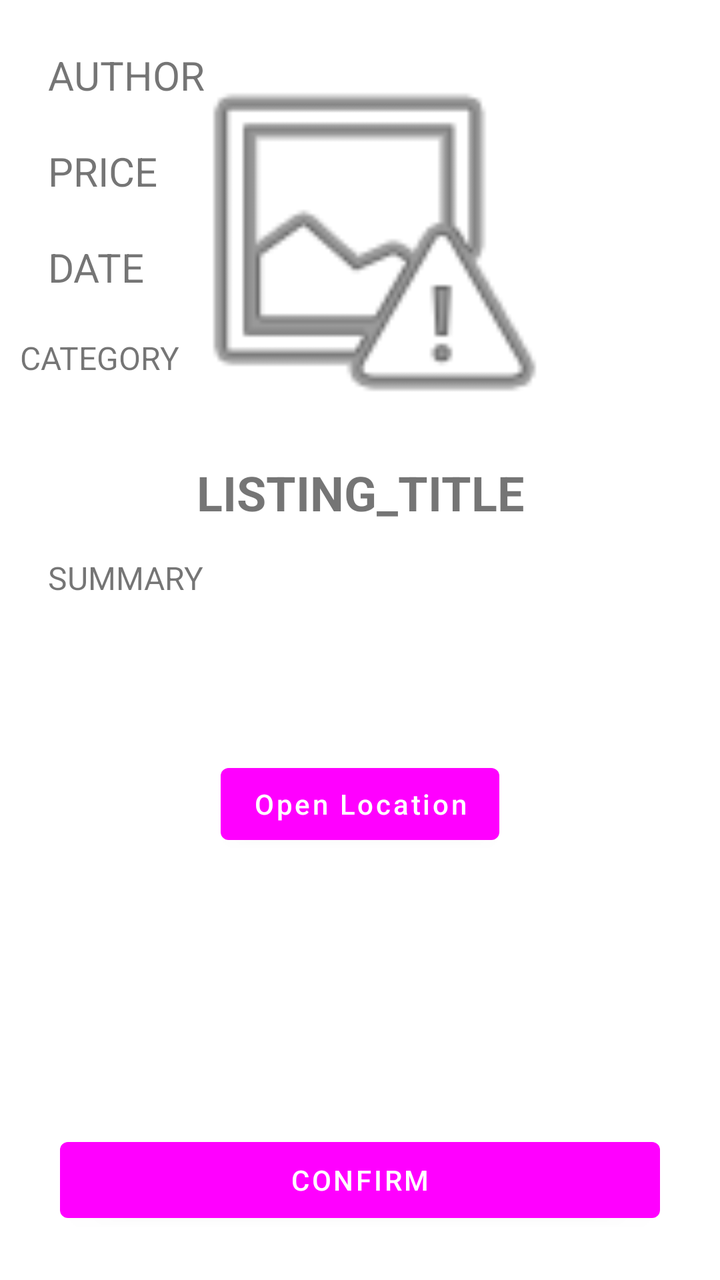
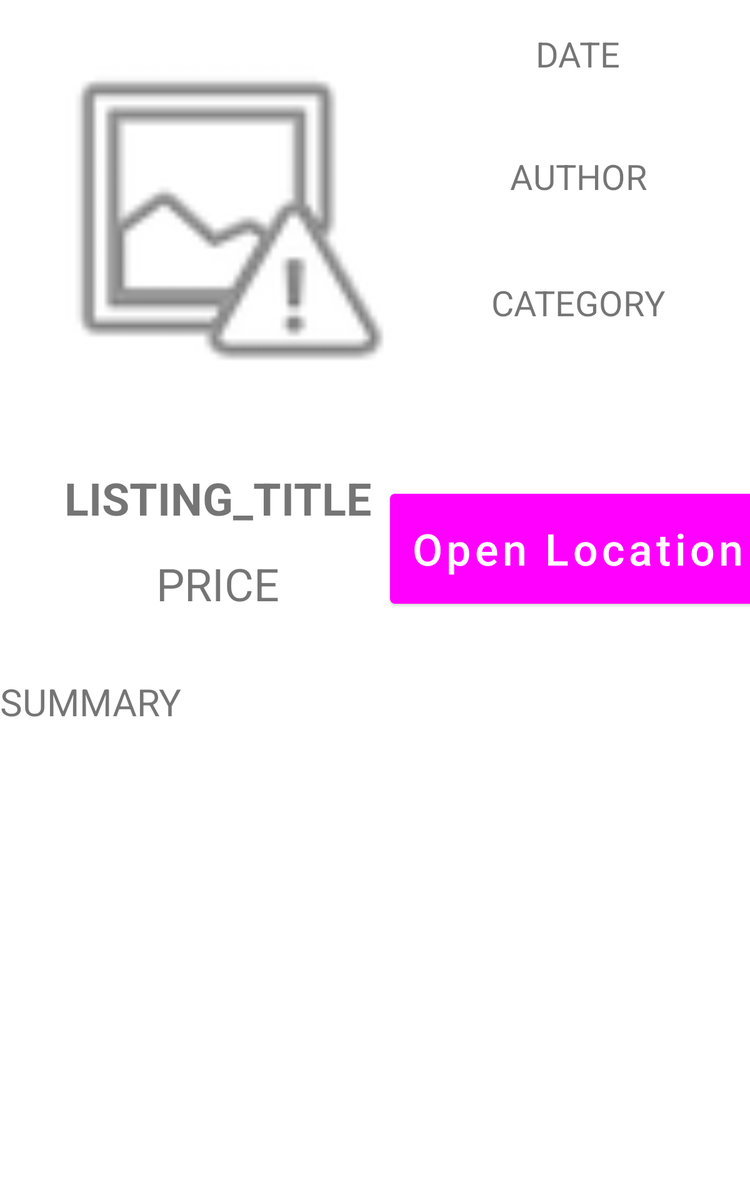

An Android layout and its configuration variant, each rendered on a device that would load it. The default file and the variant file are quoted in full after the pictures.
<!-- AndroidManifest.xml: application theme Theme.GearTrader -->
<!-- res/layout/activity_single_listing.xml -->
<?xml version="1.0" encoding="utf-8"?>
<RelativeLayout xmlns:android="http://schemas.android.com/apk/res/android"
    xmlns:app="http://schemas.android.com/apk/res-auto"
    xmlns:tools="http://schemas.android.com/tools"
    android:layout_width="match_parent"
    android:layout_height="match_parent"
    tools:context="com.example.geartrader.SingleListingActivity">



    <ImageView
        android:id="@+id/listingImageView"
        android:layout_width="200dp"
        android:layout_height="200dp"
        android:layout_centerHorizontal="true"
        android:layout_marginTop="20dp"
        app:srcCompat="@android:drawable/ic_menu_report_image"
        android:contentDescription="Image for the listing" />

    <TextView
        android:id="@+id/titleTextView"
        android:layout_width="wrap_content"
        android:layout_height="wrap_content"
        android:layout_centerHorizontal="true"
        android:layout_marginTop="10dp"
        android:layout_below="@id/listingImageView"
        android:gravity="center"
        android:text="LISTING_TITLE"
        android:textSize="24sp"
        android:textAllCaps="false"
        android:textStyle="bold" />

    <TextView
        android:id="@+id/authorTextView"
        android:layout_width="wrap_content"
        android:layout_height="wrap_content"
        android:layout_centerInParent="@id/listingImageView"
        android:gravity="center"
        android:layout_marginStart="24dp"
        android:layout_marginLeft="24dp"
        android:layout_marginTop="24dp"
        android:text="AUTHOR"
        android:textAllCaps="false"
        android:textSize="20sp" />

    <TextView
        android:id="@+id/priceTextView"
        android:layout_width="wrap_content"
        android:layout_height="wrap_content"
        android:layout_alignTop="@+id/authorTextView"
        android:layout_marginStart="24dp"
        android:layout_marginLeft="24dp"
        android:layout_marginTop="48dp"
        android:gravity="left"
        android:text="PRICE"
        android:textAllCaps="false"
        android:textSize="20sp" />

    <TextView
        android:id="@+id/dateTextView"
        android:layout_width="wrap_content"
        android:layout_height="wrap_content"
        android:layout_alignTop="@+id/priceTextView"
        android:layout_marginStart="24dp"
        android:layout_marginLeft="24dp"
        android:layout_marginTop="48dp"
        android:gravity="left"
        android:text="DATE"
        android:textAllCaps="false"
        android:textSize="20sp" />

    <TextView
        android:id="@+id/categoryTextView"
        android:layout_width="wrap_content"
        android:layout_height="wrap_content"
        android:layout_alignTop="@+id/dateTextView"
        android:layout_marginStart="10dp"
        android:layout_marginLeft="24dp"
        android:layout_marginTop="48dp"
        android:gravity="left"
        android:text="CATEGORY"
        android:textAllCaps="false"
        android:textSize="16sp" />

    <TextView
        android:id="@+id/summaryTextView"
        android:layout_width="362dp"
        android:layout_height="100dp"
        android:layout_alignTop="@+id/titleTextView"
        android:layout_alignParentStart="true"
        android:layout_alignParentLeft="true"
        android:layout_marginStart="24dp"
        android:layout_marginLeft="24dp"
        android:layout_marginTop="48dp"
        android:gravity="left"
        android:text="SUMMARY"
        android:scrollHorizontally="false"
        android:textAllCaps="false"
        android:textSize="16sp" />

    <Button
        android:id="@+id/openMapButton"
        android:layout_width="wrap_content"
        android:layout_height="wrap_content"
        android:layout_below="@id/summaryTextView"
        android:layout_centerHorizontal="true"
        android:textAllCaps="false"
        android:text="@string/open_location" />

    <Button
        android:id="@+id/createListing"
        android:layout_width="300dp"
        android:layout_height="50dp"
        android:layout_alignParentBottom="true"
        android:layout_centerHorizontal="true"
        android:layout_marginBottom="25dp"
        android:text="@string/confirm" />

</RelativeLayout>
<!-- resources referenced by this layout -->
<resources>
  <string name="confirm">CONFIRM</string>
  <string name="open_location">Open Location</string>
  <style name="Theme.GearTrader" parent="Theme.MaterialComponents.DayNight.DarkActionBar">
          
          <item name="colorPrimary">@color/quantum_vanillablue800</item>
          <item name="colorPrimaryVariant">@color/quantum_vanillagreen300</item>
          <item name="colorOnPrimary">@color/white</item>
          
          <item name="colorSecondary">@color/teal_200</item>
          <item name="colorSecondaryVariant">@color/teal_700</item>
          <item name="colorOnSecondary">@color/black</item>
          
          <item name="android:statusBarColor" tools:targetApi="l">?attr/colorPrimary</item>
          <item name="android:navigationBarColor" tools:targetApi="l">?attr/colorPrimary</item>
          
      </style>
</resources>
<!-- res/layout-sw600dp/activity_single_listing.xml (the repository's variant of the layout above) -->
<!-- drawn on a 7-inch tablet held upright -->
<?xml version="1.0" encoding="utf-8"?>
<androidx.constraintlayout.widget.ConstraintLayout xmlns:android="http://schemas.android.com/apk/res/android"
    xmlns:app="http://schemas.android.com/apk/res-auto"
    xmlns:tools="http://schemas.android.com/tools"
    android:id="@+id/relativeLayout"
    android:layout_width="match_parent"
    android:layout_height="match_parent"
    android:background="@color/quantum_grey200"
    tools:context="com.example.geartrader.SingleListingActivity">


    <ImageView
        android:id="@+id/listingImageView"
        android:layout_width="300dp"
        android:layout_height="300dp"
        android:layout_marginStart="24dp"
        android:layout_marginLeft="24dp"
        android:layout_marginTop="24dp"
        android:contentDescription="Image for the listing"
        app:layout_constraintLeft_toLeftOf="parent"
        app:layout_constraintRight_toRightOf="parent"
        app:layout_constraintStart_toStartOf="parent"
        app:layout_constraintTop_toTopOf="parent"
        app:srcCompat="@android:drawable/ic_menu_report_image" />

    <TextView
        android:id="@+id/titleTextView"
        android:layout_width="wrap_content"
        android:layout_height="wrap_content"
        android:layout_marginTop="50dp"
        android:gravity="center"
        android:text="LISTING_TITLE"
        android:textAllCaps="false"
        android:textSize="36sp"
        android:textStyle="bold"
        app:layout_constraintEnd_toEndOf="@+id/listingImageView"
        app:layout_constraintLeft_toLeftOf="parent"
        app:layout_constraintRight_toRightOf="parent"
        app:layout_constraintStart_toStartOf="@+id/listingImageView"
        app:layout_constraintTop_toBottomOf="@+id/listingImageView" />

    <TextView
        android:id="@+id/dateTextView"

        android:layout_width="wrap_content"
        android:layout_height="wrap_content"
        android:gravity="center"
        android:text="DATE"
        android:textAllCaps="false"
        android:textSize="28sp"
        app:layout_constraintEnd_toEndOf="parent"
        app:layout_constraintStart_toEndOf="@+id/listingImageView"
        app:layout_constraintTop_toTopOf="@+id/listingImageView" />

    <TextView
        android:id="@+id/authorTextView"
        android:layout_width="wrap_content"
        android:layout_height="wrap_content"
        android:layout_marginTop="60dp"
        android:gravity="center"
        android:text="AUTHOR"
        android:textAllCaps="false"
        android:textSize="28sp"
        app:layout_constraintEnd_toEndOf="@+id/dateTextView"
        app:layout_constraintLeft_toLeftOf="parent"
        app:layout_constraintRight_toRightOf="parent"
        app:layout_constraintStart_toStartOf="@+id/dateTextView"
        app:layout_constraintTop_toBottomOf="@+id/dateTextView" />

    <TextView
        android:id="@+id/categoryTextView"
        android:layout_width="wrap_content"
        android:layout_height="wrap_content"
        android:gravity="center"
        android:text="CATEGORY"
        android:textAllCaps="false"
        android:textSize="28sp"
        app:layout_constraintBottom_toBottomOf="@+id/listingImageView"
        app:layout_constraintEnd_toEndOf="@+id/authorTextView"
        app:layout_constraintLeft_toLeftOf="parent"
        app:layout_constraintRight_toRightOf="parent"
        app:layout_constraintStart_toStartOf="@+id/authorTextView"
        app:layout_constraintTop_toBottomOf="@+id/authorTextView" />

    <TextView
        android:id="@+id/priceTextView"
        android:layout_width="wrap_content"
        android:layout_height="wrap_content"
        android:layout_marginTop="20dp"
        android:gravity="left"
        android:text="PRICE"
        android:textAllCaps="false"
        android:textSize="36sp"
        app:layout_constraintEnd_toEndOf="@+id/titleTextView"
        app:layout_constraintStart_toStartOf="@+id/titleTextView"
        app:layout_constraintTop_toBottomOf="@+id/titleTextView" />

    <TextView
        android:id="@+id/summaryTextView"
        android:layout_width="0dp"
        android:layout_height="0dp"
        android:gravity="left"
        android:scrollHorizontally="false"
        android:text="SUMMARY"
        android:textAllCaps="false"
        android:layout_marginTop="50dp"
        android:textSize="30sp"
        app:layout_constraintBottom_toBottomOf="parent"
        app:layout_constraintEnd_toEndOf="parent"
        app:layout_constraintLeft_toLeftOf="parent"
        app:layout_constraintStart_toStartOf="parent"
        app:layout_constraintTop_toBottomOf="@+id/priceTextView" />

    <Button
        android:id="@+id/openMapButton"
        android:layout_width="wrap_content"
        android:layout_height="100dp"
        android:layout_marginTop="65dp"
        android:layout_marginRight="10dp"
        android:layout_marginLeft="10dp"
        android:text="@string/open_location"
        android:textAllCaps="false"
        android:textSize="35dp"
        app:layout_constraintEnd_toEndOf="parent"
        app:layout_constraintLeft_toLeftOf="parent"
        app:layout_constraintRight_toRightOf="parent"
        app:layout_constraintStart_toEndOf="@+id/listingImageView"
        app:layout_constraintTop_toBottomOf="@+id/listingImageView" />

</androidx.constraintlayout.widget.ConstraintLayout>
<!-- resources referenced by the variant -->
<!-- as a 7-inch tablet held upright resolves them -->
<resources>
  <string name="open_location">Open Location</string>
  <style name="Theme.GearTrader" parent="Theme.MaterialComponents.DayNight.DarkActionBar">
          
          <item name="colorPrimary">@color/quantum_vanillablue800</item>
          <item name="colorPrimaryVariant">@color/quantum_vanillagreen300</item>
          <item name="colorOnPrimary">@color/white</item>
          
          <item name="colorSecondary">@color/teal_200</item>
          <item name="colorSecondaryVariant">@color/teal_700</item>
          <item name="colorOnSecondary">@color/black</item>
          
          <item name="android:statusBarColor" tools:targetApi="l">?attr/colorPrimary</item>
          <item name="android:navigationBarColor" tools:targetApi="l">?attr/colorPrimary</item>
          
      </style>
</resources>
